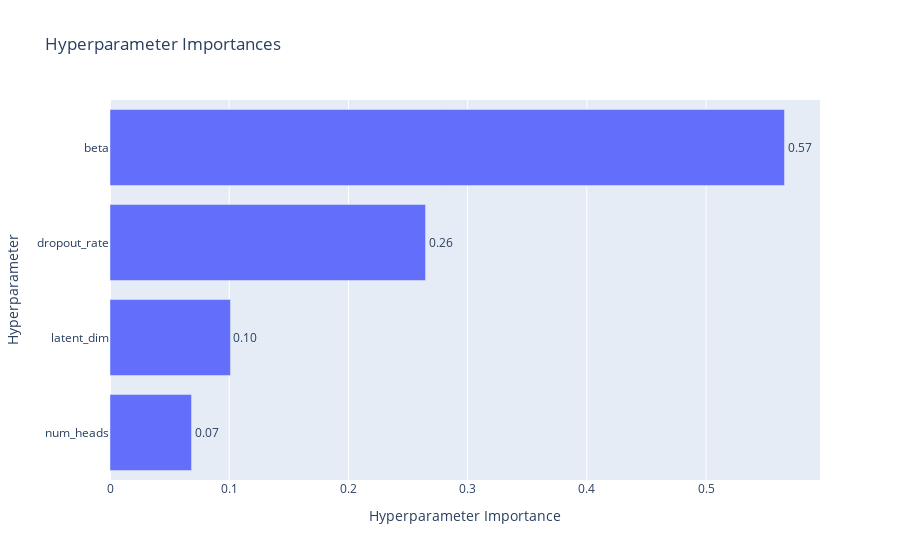

Notebook code cell kept with this figure:
### Code cell
optuna.visualization.plot_param_importances(study)

### Figure 1 — Plotly figure (JSON) as saved in the notebook; plotly's stock layout.template omitted (floating-point values rounded to 4 significant figures)
{"data": [{"cliponaxis": false, "hovertemplate": ["num_heads (CategoricalDistribution): 0.06840368308845252<extra></extra>", "latent_dim (CategoricalDistribution): 0.1010408003612552<extra></extra>", "dropout_rate (FloatDistribution): 0.2647158982867479<extra></extra>", "beta (FloatDistribution): 0.5658396182635443<extra></extra>"], "name": "Objective Value", "orientation": "h", "text": ["0.07", "0.10", "0.26", "0.57"], "textposition": "outside", "type": "bar", "x": [0.0684, 0.101, 0.2647, 0.5658], "y": ["num_heads", "latent_dim", "dropout_rate", "beta"]}], "layout": {"title": {"text": "Hyperparameter Importances"}, "xaxis": {"title": {"text": "Hyperparameter Importance"}}, "yaxis": {"title": {"text": "Hyperparameter"}}}}
